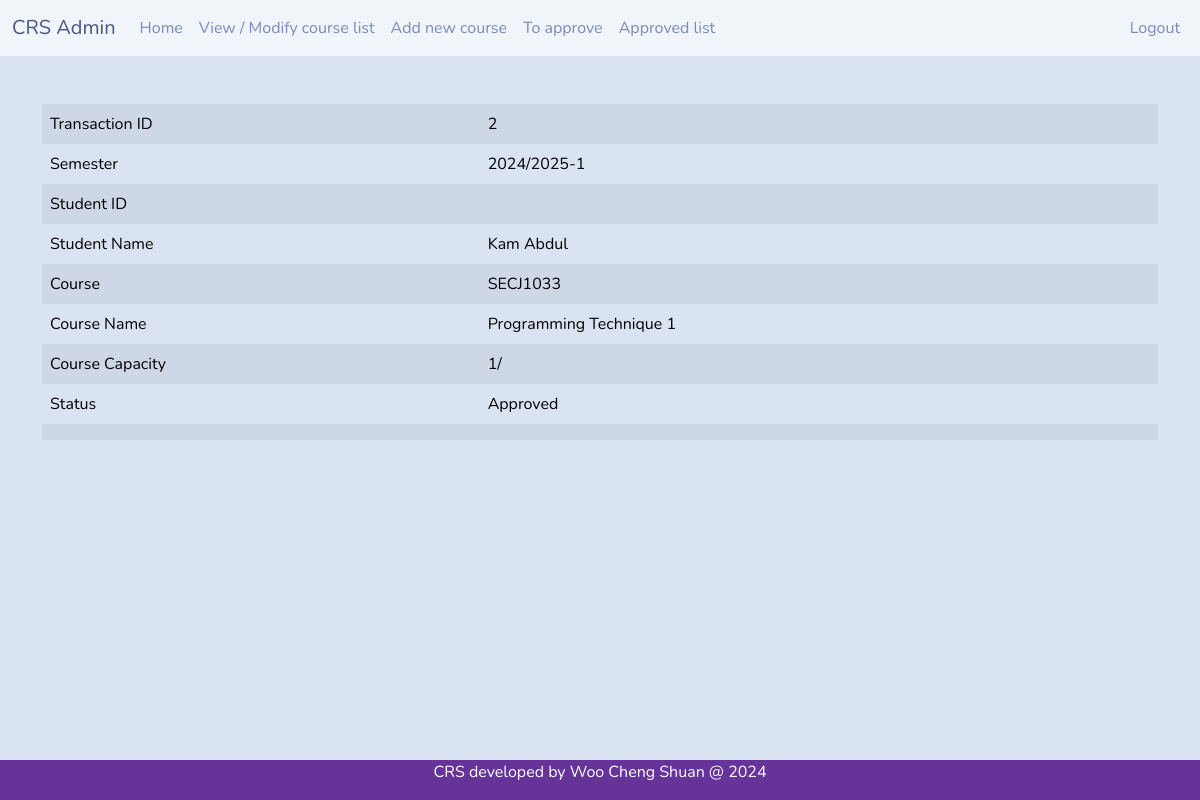
The page /courseapprovalprocess.php?id=2 (signed in) on the database as committed earlier.
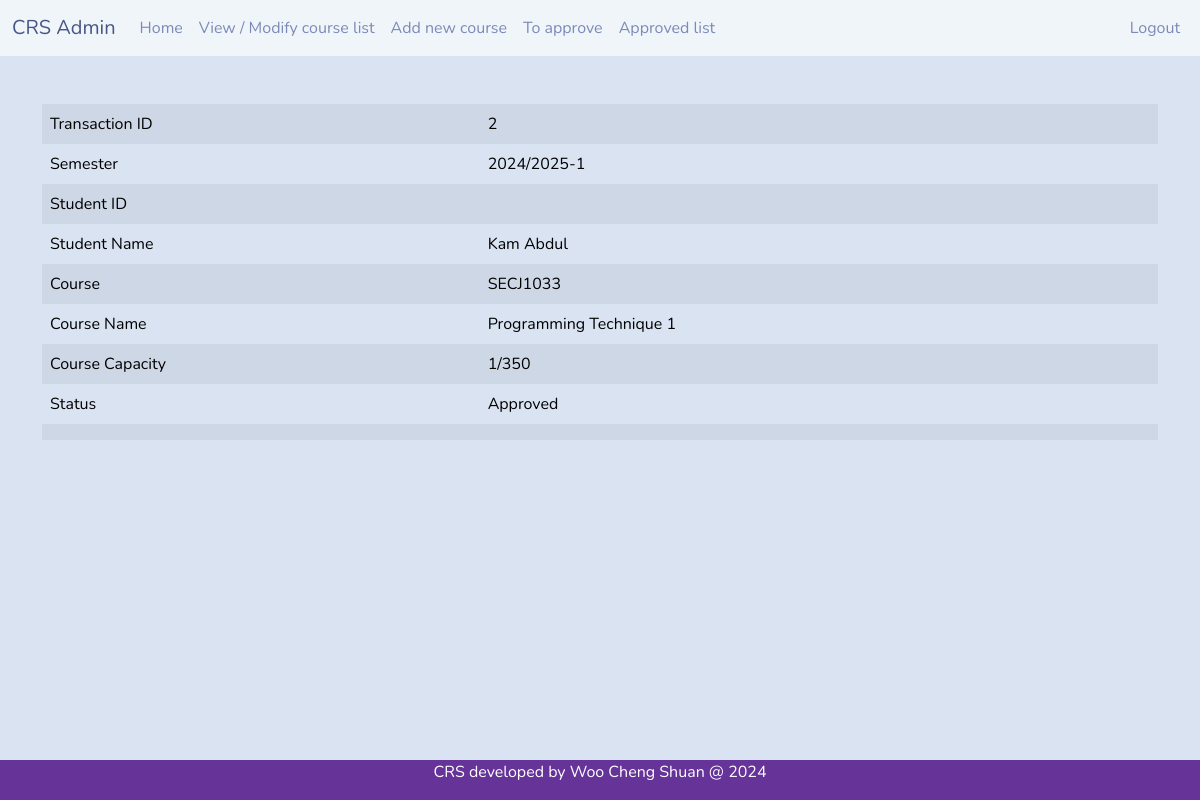
The same page on the database as committed later.
### tables this page shows
CREATE TABLE `tb_registration` (
  `r_tid` int(11) NOT NULL COMMENT 'This is the transaction ID',
  `r_student` varchar(10) NOT NULL,
  `r_course` varchar(10) NOT NULL,
  `r_sem` varchar(11) NOT NULL,
  `r_status` int(11) NOT NULL
);

CREATE TABLE `tb_user` (
  `u_sno` varchar(10) NOT NULL,
  `u_pwd` varchar(255) DEFAULT NULL,
  `u_name` varchar(50) NOT NULL,
  `u_contact` varchar(20) DEFAULT NULL,
  `u_state` varchar(20) NOT NULL,
  `u_req` timestamp NULL DEFAULT NULL,
  `u_email` varchar(30) NOT NULL,
  `u_utype` int(11) NOT NULL
);

CREATE TABLE `tb_course` (
  `c_code` varchar(10) NOT NULL,
  `c_name` varchar(30) NOT NULL,
  `c_credit` int(11) NOT NULL,
  `c_lec` varchar(10) NOT NULL,
  `c_maxstudent` int(11) NOT NULL,
  `c_sem` varchar(20) NOT NULL
);

CREATE TABLE `tb_regstatus` (
  `s_id` int(11) NOT NULL,
  `s_desc` varchar(20) NOT NULL
);

### courseapprovalprocess.php (the view, shortened to what this page needs)
<?php
include 'headeradvisor.php';
include 'dbconnect.php';
if(isset($_GET['id'])) {
  $tid = $_GET['id'];
}
$sql = "SELECT r.*, u.u_name, c.*, s.s_desc,
        (SELECT COUNT(*) FROM tb_registration
         WHERE r_course = r.r_course
         AND r_status = 2) as current_students
        FROM tb_registration r
        LEFT JOIN tb_user u ON r.r_student = u.u_sno
        LEFT JOIN tb_course c ON r.r_course = c.c_code
        LEFT JOIN tb_regstatus s ON r.r_status = s.s_id
        WHERE r_tid = '$tid'";
$result = mysqli_query($con, $sql);
$row = mysqli_fetch_array($result);
?>
<div class="container">
<br><br>
<table class="table table-striped table-hover">
  <tr>
    <td>Transaction ID</td>
    <td><?php echo $row['r_tid'];?></td>
  </tr>
  <tr>
    <td>Semester</td>
    <td><?php echo $row['r_sem'];?></td>
  </tr>
  <tr>
    <td>Student ID</td>
    <td><?php echo $row['u_sno'];?></td>
  </tr>
  <tr>
    <td>Student Name</td>
    <td><?php echo $row['u_name'];?></td>
  </tr>
  <tr>
    <td>Course</td>
    <td><?php echo $row['r_course'];?></td>
  </tr>
  <tr>
    <td>Course Name</td>
    <td><?php echo $row['c_name'];?></td>
  </tr>
  <tr>
    <td>Course Capacity</td>
    <td><?php echo $row['current_students']."/".$row['c_maxstudent'];?></td>
  </tr>
  <tr>
    <td>Status</td>
    <td><?php echo $row['s_desc'];?></td>
  </tr>
  <tr>
    <td colspan="2" class="text-center">
    </td>
  </tr>
</table>
</div>
<?php include 'footer.php';?>

Rows that differ between the two databases and show on the page:
changed through a linked row, tb_registration "SECJ1033": r_course.c_maxstudent (not shown) → "350"
